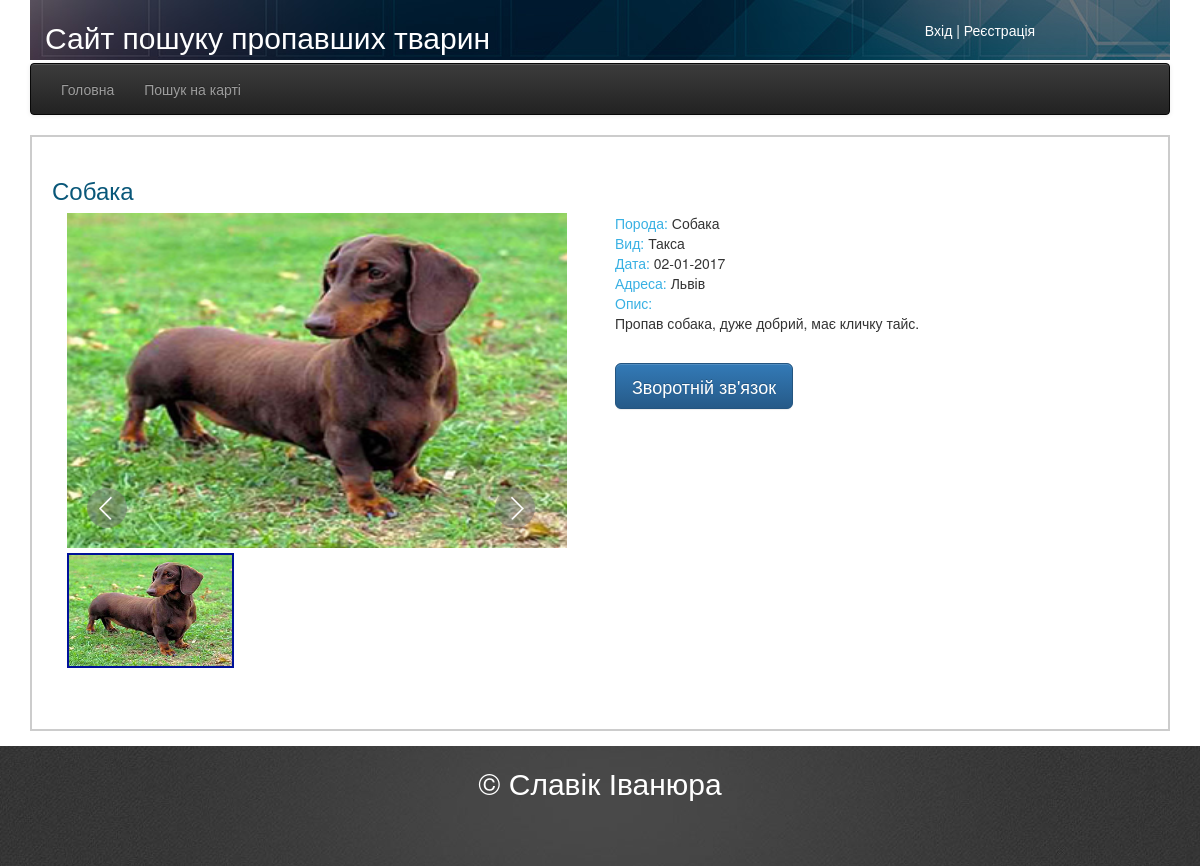
The page /posterView?id=198&user_id=193 on the database as committed earlier.
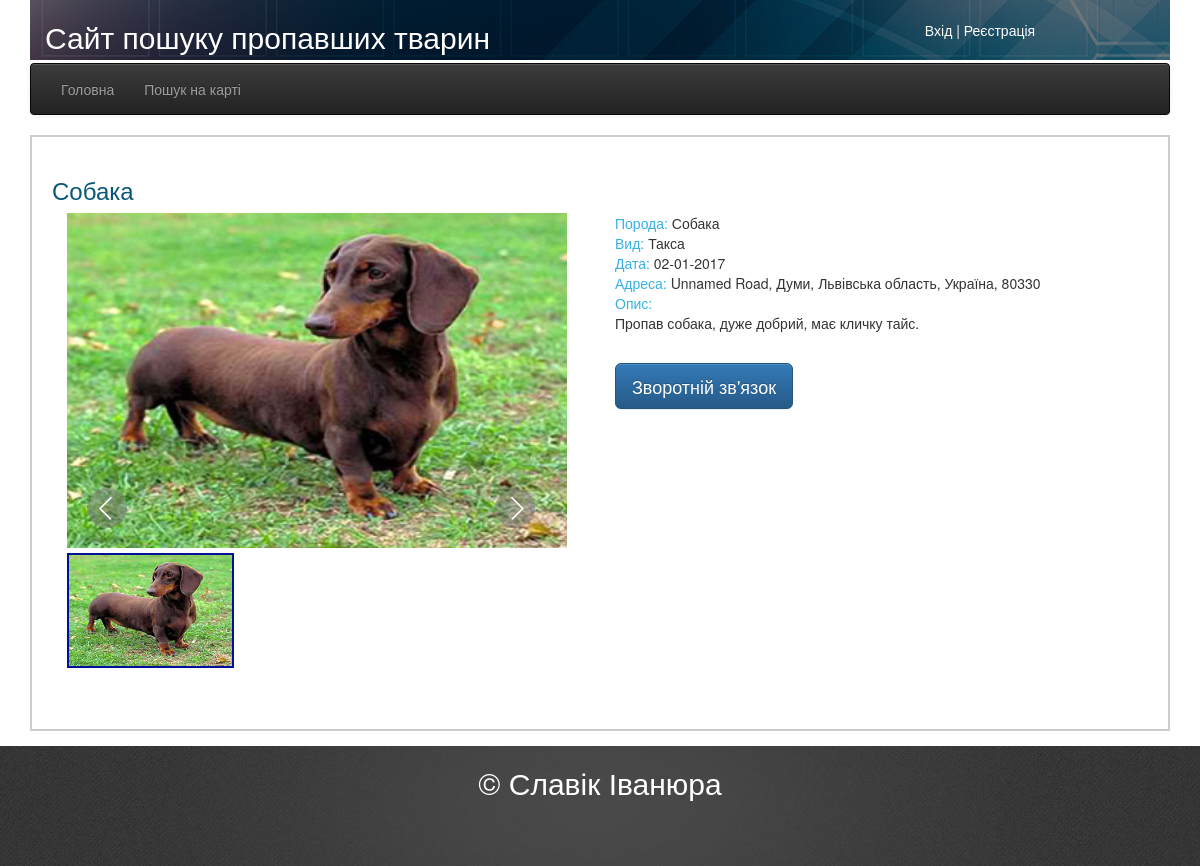
The same page on the database as committed later.
### tables this page shows
CREATE TABLE IF NOT EXISTS `poster` (
  `id` int(255) NOT NULL AUTO_INCREMENT,
  `title` varchar(255) NOT NULL,
  `name` varchar(255) NOT NULL,
  `animal_id` int(10) NOT NULL,
  `breed_id` int(10) NOT NULL,
  `description` varchar(400) NOT NULL,
  `address` varchar(255) NOT NULL,
  `date` int(11) NOT NULL,
  `user_id` int(10) NOT NULL,
  `is_active` tinyint(1) NOT NULL,
  `lat` double NOT NULL,
  `lng` double NOT NULL,
  PRIMARY KEY (`id`),
  KEY `id_user` (`user_id`),
  KEY `kind_of_animal_id` (`animal_id`),
  KEY `kind_of_animal_id_2` (`animal_id`),
  KEY `kind_of_animal_id_3` (`animal_id`),
  KEY `kind_of_animal_id_4` (`animal_id`),
  KEY `kind_of_animal_id_5` (`animal_id`),
  KEY `breed_id` (`breed_id`)
);

CREATE TABLE IF NOT EXISTS `poster_foto` (
  `id` int(10) NOT NULL AUTO_INCREMENT,
  `url` varchar(255) NOT NULL,
  `animal_id` int(10) NOT NULL,
  PRIMARY KEY (`id`),
  KEY `Id_animal` (`animal_id`)
);

CREATE TABLE IF NOT EXISTS `animal` (
  `id` int(10) NOT NULL AUTO_INCREMENT,
  `title` varchar(255) NOT NULL,
  PRIMARY KEY (`id`)
);

CREATE TABLE IF NOT EXISTS `animal_breed` (
  `id` int(10) NOT NULL AUTO_INCREMENT,
  `title` varchar(255) NOT NULL,
  `animal_id` int(10) NOT NULL,
  PRIMARY KEY (`id`),
  KEY `id` (`id`),
  KEY `kind_of_animal_id` (`animal_id`),
  KEY `kind_of_animal_id_2` (`animal_id`)
);

### func.php (called while the page is built, shortened)
<?php
function is_login() {
	if (isset($_SESSION['uid'])) {
		return true;
	} else {
		return  false;
	}
}

### class/Db.php (called while the page is built, shortened)
<?php
class Db{
	public static function findOne($tableName, $attributes = []){
		$pattern = 'SELECT * FROM %s %s LIMIT 1';
		$lines = [];
		foreach ($attributes as $k=>$v) {
			$lines[] = sprintf('%s = "%s"', $k, $v);
		}
		$where 	= implode(' AND ', $lines);
		if (!empty($where)) {
			$where = 'WHERE ' . $where;
		}
		$sql 	= sprintf($pattern, $tableName, $where);
		$result = mysql_query($sql) or die("Query: <b>$sql</b> is failed!!!");
		$row 	=  mysql_fetch_assoc($result);
		return $row;
	}
	public static function findAll($tableName, $attributes = []){
		$pattern = 'SELECT * FROM %s %s';
		$lines = [];
		foreach ($attributes as $k=>$v) {
			$lines[] = sprintf('%s = "%s"', $k, $v);
		}
		$where 	= implode(' AND ', $lines);
		if (!empty($where)) {
			$where = 'WHERE ' . $where;
		}
		$sql 	= sprintf($pattern, $tableName, $where);
		$data = [];
        $result = mysql_query($sql);
		$row = mysql_fetch_assoc($result);
		do{
			$data[] = $row;
		} while($row = mysql_fetch_assoc($result));
		return $data;
	}
}

### templates/posterView.php (the view, shortened to what this page needs)
<?php
	$list 			= Db::findOne('poster',  ['id'=>$_GET['id']]);
	$image			= Db::findAll('poster_foto', ['animal_id'=>$list['id']]);
	$animal 		= Db::findOne('animal', ['id'=>$list['animal_id']]);
	$animal_breed 	= Db::findOne('animal_breed', ['id'=>$list['breed_id']]);
?>
	<div class="view col-md-12" id="view_poster">
		<div class="title">
			<strong><h3><?=$list['title']?></h3></strong>
		</div>
		<div class="col-md-6" >
			<div class="gallery-box">
				<div class="view">
					<div class="big-image"><img src="../image/Data/upload/<?=$image[0]["url"]?>" alt="image11"></div>
					<a href="#" class="prev"></a>
					<a href="#" class="next"></a>
				</div>
				<div class="thumbnails">
					<?php for($i = 0; $i<count($image); $i++):?>
					<?php if($i == 0):?>
						<a href="#" class="active"><img src="../image/Data/upload/<?=$image[$i]["url"]?>" alt="image12"></a>
					<?else:?>
						<a href="#" ><img src="../image/Data/upload/<?=$image[$i]["url"]?>" alt="image12"></a>
					<?endif?>
					<?php endfor?>
				</div>
			</div>
		</div>
		<div class="col-md-6">
			<div>
				<span style="color:#38b0e3">Порода:  </span><?=$animal["title"]?><br/>
				<span style="color:#38b0e3">Вид:     </span><?=$animal_breed["title"]?><br/>
				<span style="color:#38b0e3">Дата:    </span><?=date("d-m-Y",$list["date"])?><br/>
				<span style="color:#38b0e3">Адреса:  </span><?=$list['address']?><br/>
				<span style="color:#38b0e3">Опис:    </span><p><?=$list['description']?></p><br/>
				<button class="btn btn-primary btn-lg" data-toggle="modal" data-target="#myModal">Зворотній зв'язок</button>
			</div>
			<div id="poster" class="col-md-12">
				<div id="map_poster" style="width: 100%; height: 90%;">
				</div>
				<div>
					<input type="hidden" id="latitude"  name="lat" value=<?php echo $list['lat']?>><br/>
				</div>
			</div>
		</div>
		</div>
	</div>

### index.php (shortened to what this page needs)
<?php
	include ('/func.php');
	include('/class/Db.php');
	$url = $_SERVER['REQUEST_URI'];
	$template = '';
	$explode  = explode('?', $url);
	switch ($explode[0]) {
			case '/posterView':
				$template = 'posterView';
				break;
			}
?>
<!DOCTYPE html>
<html >
	<head>
		<link rel="stylesheet" href="styles/style.css">
		<link rel="stylesheet" href="styles/style_images.css">
		<link rel="stylesheet" href="styles/bootstrap.min.css">
		<link rel="stylesheet" href="styles/bootstrap-theme.min.css">
	</head>
	<body>
		<div class="container">
			<div class="row" id="header">
				<div class="col-md-8" id="header-text">
					<h2>Сайт пошуку пропавших тварин</h2>
				</div>
					<?php  if(is_login()):?>
				<div class="col-md-4" id="registration">
					<div class="btn-group" id="output">
						<a class="dropdown-toggle" data-toggle="dropdown" href="#">
							<span class="glyphicon glyphicon-user"><span class="caret"></span>
						</a>
						<ul class="dropdown-menu" role="menu">
							<li><a href="/postersUser">Мої оголошення</a></li>
							<li><a href="/animalsAdd">Добавити оголошення</a></li>
						</ul>
					</div>
						|
						<a href="/logout" id="output"> Вихід </a>
				</div>
					<?php else:?>
				<div class="col-md-4" id="registration">
					<a href="/login" id="input" >Вхід</a>
					|
					<a href="/registration" id="input" 	>Реєстрація</a>
				</div>
					<?php endif;?>
			</div>
			<div class="row" >
				<div class="col-md-12" id="menu">
					<nav role="navigation" class="navbar navbar-default navbar-inverse">
						<div id="navbarCollapse" class="collapse navbar-collapse">
							<ul class="nav navbar-nav">
								<li><a href="/posters">Головна</a></li>
								<li><a href="/map">Пошук на карті</a></li>
							</ul>
						</div>
					</nav>
				</div>
			</div>
			<div class="row" >
				<?php include ('/templates/' . $template . '.php');?>
			</div>
			<div class="row" >
				<div class="col-md-12" id = "footer">
				<center><h2>&copy; Славік Іванюра</h2></center>
				</div>
			</div>
	</body>
</html>

### styles/style.css (style rules this page uses)
BODY a { color: #FFFFFF; }
#poster { height: 300px; margin-left: -15px; }
#header-text { color: #fff; }
#header { background: url(../image/fon.jpg); height: 60px; margin:0; position: relative; }
#registration { top: 20px; text-align:center; height: 100%; color: #FFFFFF; }
#footer { background: url(../image/footer-fon.jpg); position: relative; margin-top: 10px; width: 100%; height: 120px; color: #FFFFFF; }
#menu { line-height: 60%; float : left; }
#view_poster { height: 140%; width: 1140px; left: 15px; padding: 20px; border: 2px solid #CCC; background-color:#FFF }
.view p { text-align: justify; }
.title { color:#095779; margin-bottom: 10px; }

### styles/style_images.css (style rules this page uses)
.view { position:relative; margin:0 0 5px; }
.big-image img { display:block; width:500px; height:335px; }
.prev, .next { position:absolute; width:40px; height:40px; }
.prev { bottom:20px; left:20px; background:url(../image/controls.png) no-repeat 0 0; }
.next { bottom:20px; right:50px; background:url(../image/controls.png) no-repeat -48px 0; }
.thumbnails { width:550px; }
.thumbnails a { display: flex; text-align:center; float:left; width:167px; height:115px; position:relative; }
.thumbnails a img { width:100%; border: 2px solid transparent; display:block; }
.thumbnails .active img { border-color:#019; }

Rows that differ between the two databases and show on the page:
changed poster "Собака": address "Львів" → "Unnamed Road, Думи, Львівська область, Україна, 80330"
